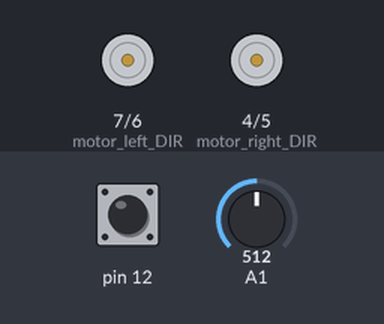
Simulated run of this sketch. Board: Arduino Uno, built with avr-gcc and run on an emulated ATmega328P. Shown: direction and speed pins drawn as motors (green arrow = direction pin HIGH = forward, orange = LOW = backward, longer = more drive). The test bench sets the inputs (shaded band); at power-on: pin 12 HIGH, A1 = 512.

Above: at 1.2 s.
1.3 s: pin 12 pulled LOW for 0.15 s
At 2.5 s:
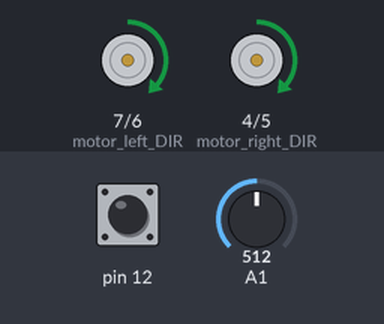
2.9 s: A1 set to 692
4.4 s: A1 set to 720
At 5.0 s:
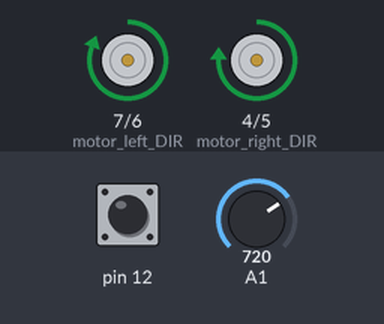
5.9 s: A1 set to 590
At 6.2 s:
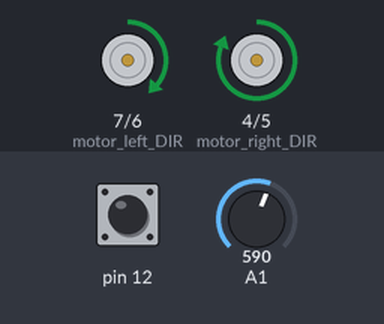
8.9 s: A1 set to 900
At 9.8 s:
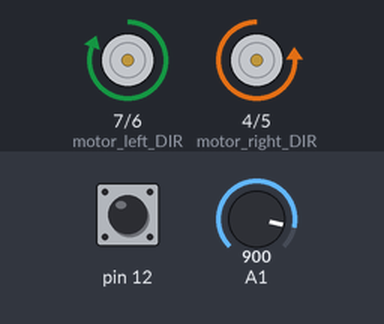
10.4 s: A1 set to 1023
At 10.8 s:
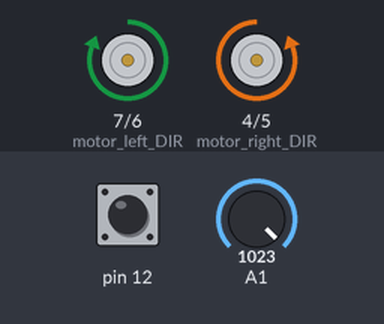
Timing chart, 0 to 12.9 s (numbered marks = the images above; inputs shaded):
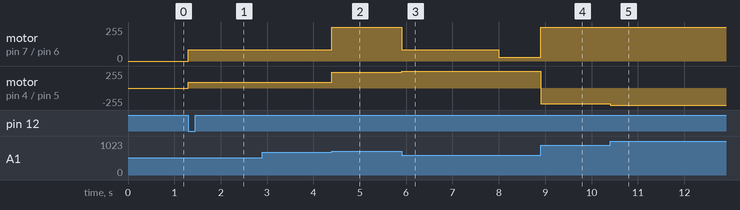

The sketch:

machinka_pravl.ino
```cpp
#define motor_right_DIR 4
#define motor_right_PWM 5
#define motor_left_DIR 7
#define motor_left_PWM 6
#define Sensor A1

int Kp = 2.97;
int reference_value = 710;
int spd = 255;
int U = 0;
int moment_out_of_line = 0;
int time_out_of_line = 2;

int button_read(int ButtonPin) {
  int Data = digitalRead(ButtonPin);
  if (ButtonPin == 12) Data = !Data;
  return Data;
}
int line_sensor_read(int SensorPin) {
  int Data = analogRead(SensorPin);
  return Data;
}

int timer() {
  if (moment_out_of_line == 0) {
    moment_out_of_line = millis() / 1000;
  };
  return (millis() / 1000 - moment_out_of_line);
}

void InitMotors()  //инициализация моторов
{
  pinMode(motor_right_DIR, OUTPUT);
  pinMode(motor_right_PWM, OUTPUT);
  pinMode(motor_left_DIR, OUTPUT);
  pinMode(motor_left_PWM, OUTPUT);
}
void motors(int speed_right, int speed_left) {
  if (speed_right > 255) speed_right = 255;
  if (speed_right < -255) speed_right = -255;
  if (speed_left > 255) speed_left = 255;
  if (speed_left < -255) speed_left = -255;
  if (speed_right > 0) {
    digitalWrite(motor_right_DIR, 1);
    analogWrite(motor_right_PWM, speed_right);
  } else {
    digitalWrite(motor_right_DIR, 0);
    analogWrite(motor_right_PWM, -speed_right);
  }
  if (speed_left > 0) {
    digitalWrite(motor_left_DIR, 1);
    analogWrite(motor_left_PWM, speed_left);
  } else {
    digitalWrite(motor_left_DIR, 0);
    analogWrite(motor_left_PWM, -speed_left);
  }
}

void inactive(), forward_to_the_line(), line_movement(), line_search();  // States

void (*statefunc)() = inactive;  // State pointer

void inactive() {
  motors(0, 0);
  if (button_read(12)) {
    statefunc = forward_to_the_line;
  };
};
void forward_to_the_line() {
  motors(spd / 3, spd / 3);
  if ((line_sensor_read(Sensor) > reference_value)) {
    statefunc = line_movement;
  };
};
void line_movement() {
  U = Kp * (line_sensor_read(Sensor) - reference_value);
  motors(spd - U, spd + U);
  if ((line_sensor_read(Sensor) < 600)) {
    timer();
  } else {
    moment_out_of_line = 0;
  };
  if (timer() > time_out_of_line) {
    statefunc = line_search;
    U = 30;
  };
};
void line_search() {
  U = U + 0.5;
  motors(spd, U);
  delay(10);
  if ((line_sensor_read(Sensor) > reference_value)) {
    statefunc = line_movement;
  };
  if (U == spd) {
    statefunc = inactive;
    U = 0;
  };
};

void setup() {
  pinMode(12, INPUT_PULLUP);
  InitMotors();
  Serial.begin(9600);
}

void loop() {
  (*statefunc)();
}
```

Measured:
- the behaviour switches between 710 and 711 on A1 (found by bisection; images 1 and 2)
- after the input at 1.3 s, motor on pin 7 (motor_left_DIR) / pin 6 (motor_left_PWM), motor on pin 4 (motor_right_DIR) / pin 5 (motor_right_PWM): stopped → forward 85/255 at once
- after the input at 2.9 s, every drawn part: stays the same
- after the input at 4.4 s, motor on pin 7 (motor_left_DIR) / pin 6 (motor_left_PWM): forward 85/255 → forward 255/255 at once; motor on pin 4 (motor_right_DIR) / pin 5 (motor_right_PWM): forward 85/255 → forward 235/255 at once
- after the input at 5.9 s, motor on pin 7 (motor_left_DIR) / pin 6 (motor_left_PWM): forward 255/255 → forward 85/255 at once, → forward 30/255 2.1 s later; motor on pin 4 (motor_right_DIR) / pin 5 (motor_right_PWM): forward 235/255 → forward 255/255 at once
- after the input at 8.9 s, motor on pin 7 (motor_left_DIR) / pin 6 (motor_left_PWM): forward 30/255 → forward 255/255 at once; motor on pin 4 (motor_right_DIR) / pin 5 (motor_right_PWM): forward 255/255 → backward 235/255 at once
- after the input at 10.4 s, motor on pin 4 (motor_right_DIR) / pin 5 (motor_right_PWM): backward 235/255 → backward 255/255 at once
